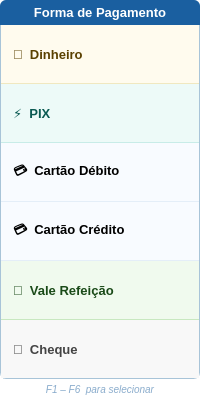
      <widget class="QFrame" name="frameColEsquerda">
       <property name="styleSheet">
        <string notr="true">QFrame{background-color:transparent;border:none;}</string>
       </property>
       <layout class="QVBoxLayout" name="colEsqVL">
        <property name="spacing">
         <number>0</number>
        </property>
        <property name="leftMargin">
         <number>0</number>
        </property>
        <property name="topMargin">
         <number>0</number>
        </property>
        <property name="rightMargin">
         <number>0</number>
        </property>
        <property name="bottomMargin">
         <number>0</number>
        </property>
        <item>
         <widget class="QLabel" name="lblHeaderTipoPgto">
          <property name="styleSheet">
           <string notr="true">QLabel{background-color:#1a5fa0;color:white;font-size:13px;font-weight:bold;padding:5px 8px;border-top-left-radius:6px;border-top-right-radius:6px;}</string>
          </property>
          <property name="text">
           <string>Forma de Pagamento</string>
          </property>
          <property name="alignment">
           <set>Qt::AlignCenter</set>
          </property>
         </widget>
        </item>
        <item>
         <widget class="QFrame" name="frameFormas">
          <property name="styleSheet">
           <string notr="true">QFrame#frameFormas{background-color:#ffffff;border:1px solid #a8c4d8;border-top:none;border-bottom-left-radius:6px;border-bottom-right-radius:6px;}QPushButton{background-color:#f8fbff;border:none;border-bottom:1px solid #e4eef8;font-size:13px;font-weight:bold;padding:0px 12px;text-align:left;min-height:58px;}QPushButton:hover{background-color:#eef6ff;}QPushButton:pressed{background-color:#ddeeff;}QPushButton:checked{border-left:4px solid #3585c8;background-color:#e8f4ff;}</string>
          </property>
          <layout class="QVBoxLayout" name="formasVL">
           <property name="spacing">
            <number>0</number>
           </property>
           <property name="leftMargin">
            <number>0</number>
           </property>
           <property name="topMargin">
            <number>0</number>
           </property>
           <property name="rightMargin">
            <number>0</number>
           </property>
           <property name="bottomMargin">
            <number>0</number>
           </property>
           <item>
            <widget class="QPushButton" name="btnDinheiro">
             <property name="styleSheet">
              <string notr="true">QPushButton{background-color:#fffbee;border:none;border-bottom:1px solid #f0e8c0;font-size:13px;font-weight:bold;padding:0px 12px;text-align:left;min-height:58px;color:#5a4000;}QPushButton:hover{background-color:#fff5cc;}QPushButton:pressed{background-color:#ffe888;}QPushButton:checked{border-left:4px solid #e8a800;background-color:#fff3cc;}</string>
             </property>
             <property name="text">
              <string>💸  Dinheiro</string>
             </property>
             <property name="shortcut">
              <string>F1</string>
             </property>
             <property name="checkable">
              <bool>true</bool>
             </property>
            </widget>
           </item>
           <item>
            <widget class="QPushButton" name="btnPix">
             <property name="styleSheet">
              <string notr="true">QPushButton{background-color:#edfaf8;border:none;border-bottom:1px solid #c8ece8;font-size:13px;font-weight:bold;padding:0px 12px;text-align:left;min-height:58px;color:#0a5a52;}QPushButton:hover{background-color:#d8f5f0;}QPushButton:pressed{background-color:#b8ece6;}QPushButton:checked{border-left:4px solid #20988a;background-color:#d4f2ee;}</string>
             </property>
             <property name="text">
              <string>⚡  PIX</string>
             </property>
             <property name="shortcut">
              <string>F2</string>
             </property>
             <property name="checkable">
              <bool>true</bool>
             </property>
            </widget>
           </item>
           <item>
            <widget class="QPushButton" name="btnCartaoDebito">
             <property name="text">
              <string>💳  Cartão Débito</string>
             </property>
             <property name="shortcut">
              <string>F3</string>
             </property>
             <property name="checkable">
              <bool>true</bool>
             </property>
            </widget>
           </item>
           <item>
            <widget class="QPushButton" name="btnCartaoCredito">
             <property name="text">
              <string>💳  Cartão Crédito</string>
             </property>
             <property name="shortcut">
              <string>F4</string>
             </property>
             <property name="checkable">
              <bool>true</bool>
             </property>
            </widget>
           </item>
           <item>
            <widget class="QPushButton" name="btnValeRefeicao">
             <property name="styleSheet">
              <string notr="true">QPushButton{background-color:#f0faee;border:none;border-bottom:1px solid #c8e8c0;font-size:13px;font-weight:bold;padding:0px 12px;text-align:left;min-height:58px;color:#1a4a18;}QPushButton:hover{background-color:#e0f4da;}QPushButton:pressed{background-color:#c8ecc0;}QPushButton:checked{border-left:4px solid #3a8a30;background-color:#d8f0d0;}</string>
             </property>
             <property name="text">
              <string>🍴  Vale Refeição</string>
             </property>
             <property name="shortcut">
              <string>F5</string>
             </property>
             <property name="checkable">
              <bool>true</bool>
             </property>
            </widget>
           </item>
           <item>
            <widget class="QPushButton" name="btnCheque">
             <property name="styleSheet">
              <string notr="true">QPushButton{background-color:#f8f8f8;border:none;font-size:13px;font-weight:bold;padding:0px 12px;text-align:left;min-height:58px;color:#444444;}QPushButton:hover{background-color:#eeeeee;}QPushButton:pressed{background-color:#e0e0e0;}QPushButton:checked{border-left:4px solid #888888;background-color:#e8e8e8;}</string>
             </property>
             <property name="text">
              <string>📄  Cheque</string>
             </property>
             <property name="shortcut">
              <string>F6</string>
             </property>
             <property name="checkable">
              <bool>true</bool>
             </property>
            </widget>
           </item>
          </layout>
         </widget>
        </item>
        <item>
         <widget class="QLabel" name="lblAtalhoHint">
          <property name="styleSheet">
           <string notr="true">font-size:10px;color:#8aaccc;font-style:italic;padding:4px;</string>
          </property>
          <property name="text">
           <string>F1 – F6  para selecionar</string>
          </property>
          <property name="alignment">
           <set>Qt::AlignCenter</set>
          </property>
         </widget>
        </item>
       </layout>
      </widget>
